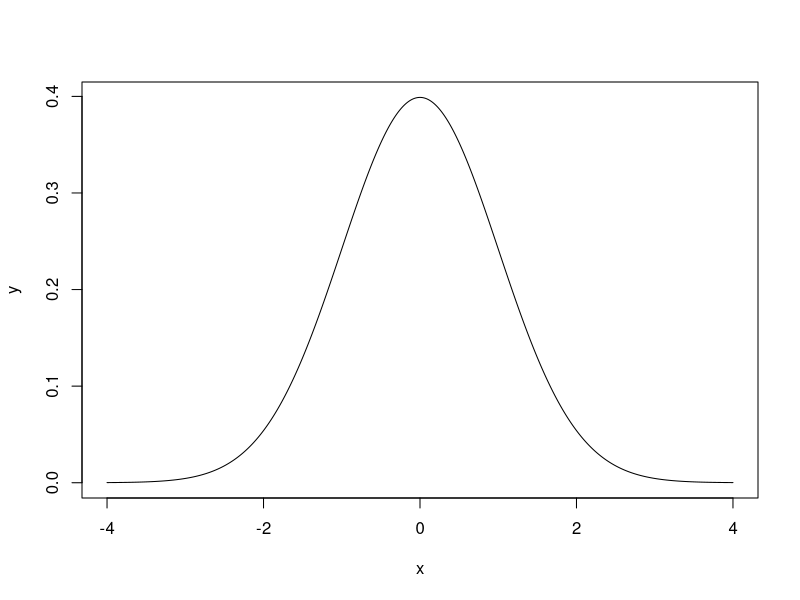
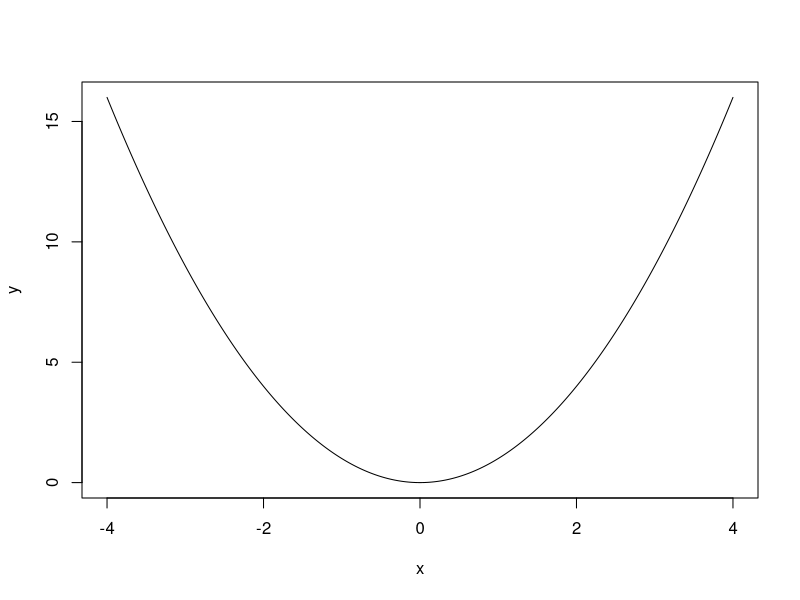
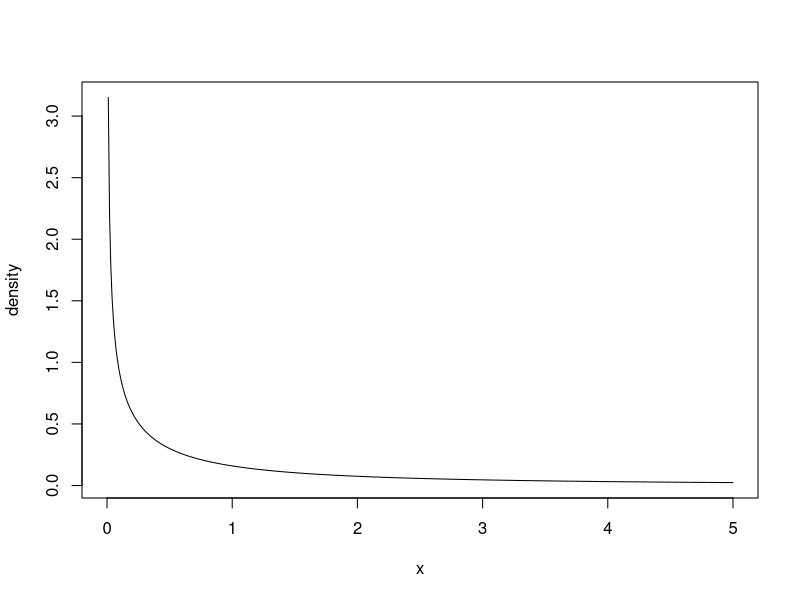
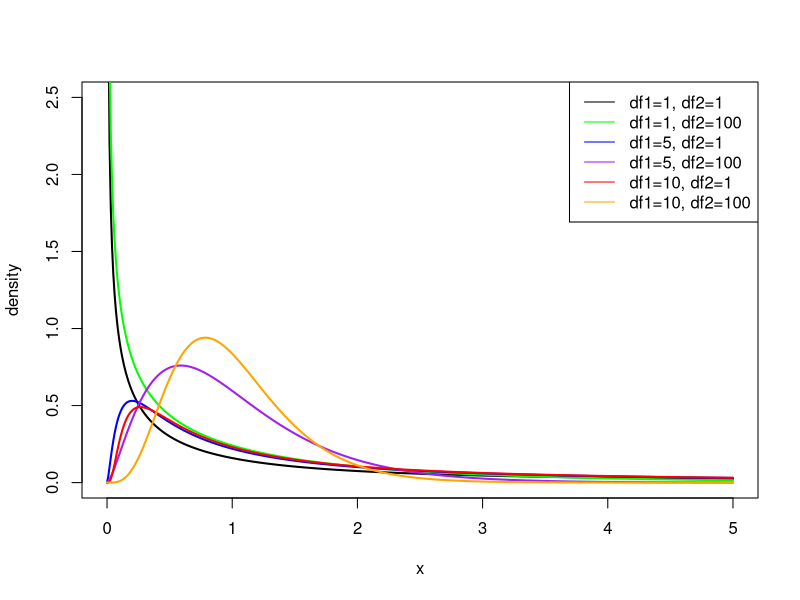
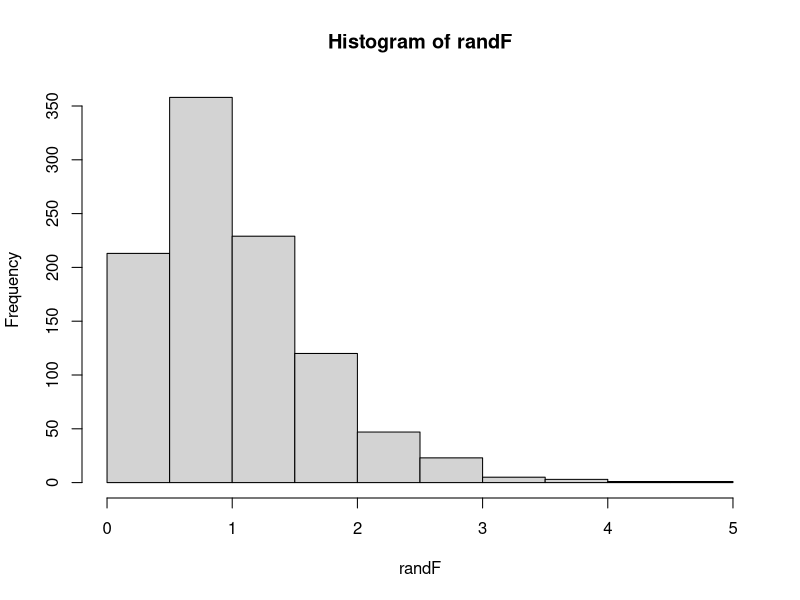
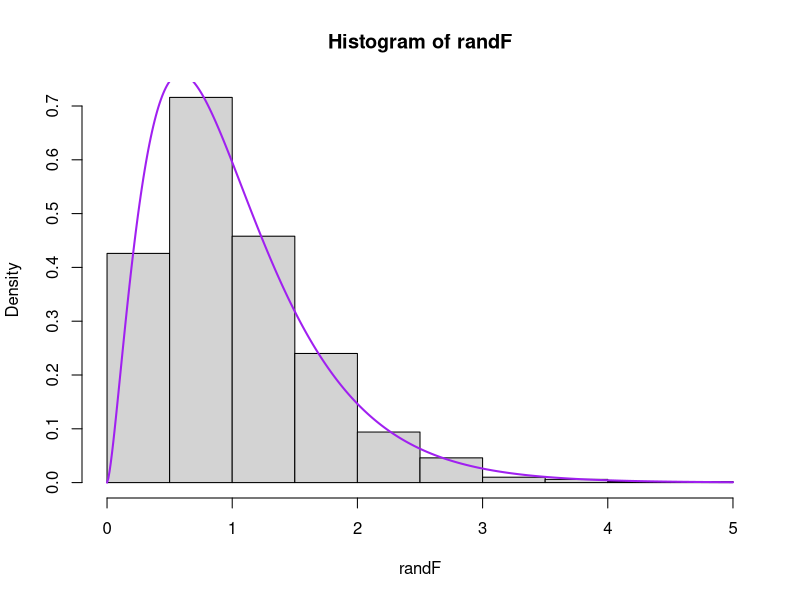
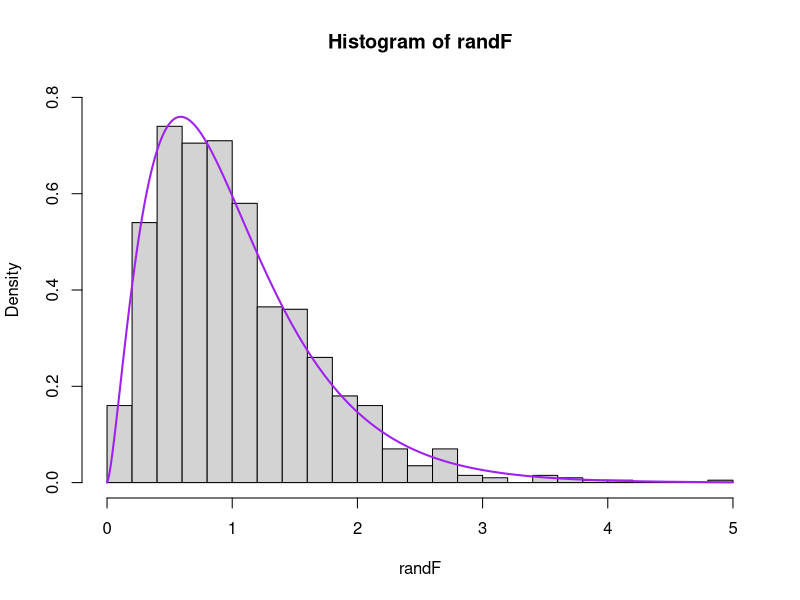
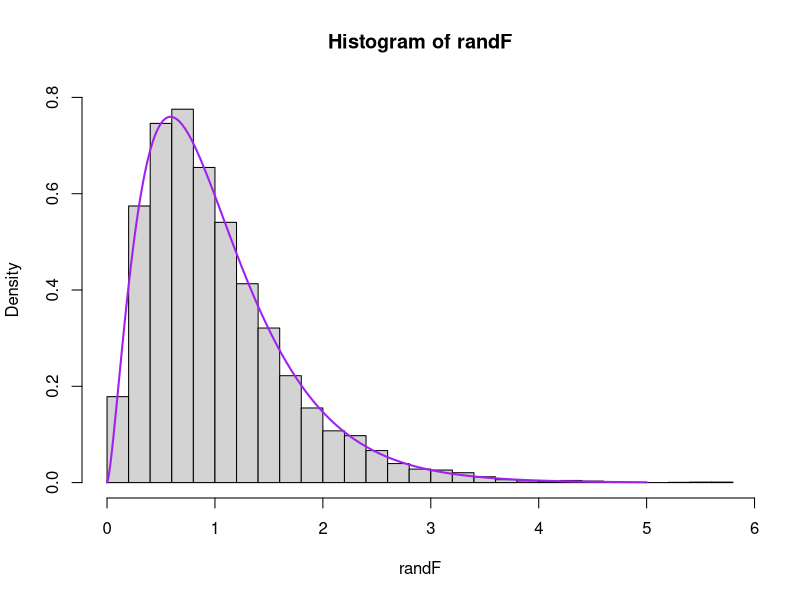

R code for these plots, in order:
## ---- chunk 1
## R demo for Oct 19
## Plotting functions and histograms, F distribution,
## ANOVA tables, F tests, MLR with categorical variables
## ---- chunk 2
# Plotting functions (e.g., probability density functions)
# Create sequence from -4 to 4 increasing 0.01 each time.
x <- seq(-4, 4, 0.01)
head(x)
# Normal probability density function with mean 0, and standard deviation 1.
y <- dnorm(x, 0, 1)
## ---- chunk 3
plot(x, y, type = "l")
## ---- chunk 4
y <- x ^ 2
plot(x, y, type = "l")
## ---- chunk 5
x <- seq(0,5,0.01)
head(x)
# df is degrees of freedom.
# type = "l" is for a smooth curve
plot(
  x,
  y = df(x, df1 = 1, df2 = 1),
  type = "l",
  xlab = "x",
  ylab = "density"
)
# ylim is for the y-axis limits
# lwd is for line width
plot(
  x,
  y = df(x, df1 = 1, df2 = 1),
  type = "l",
  col = "black",
  xlab = "x",
  ylab = "density",
  ylim = c(0, 2.5),
  lwd = 2
)
# Add lines to the existing plot.
lines(
  x,
  y = df(x, df1 = 1, df2 = 100),
  type = "l",
  col = "green",
  lwd = 2
)
lines(
  x,
  y = df(x, df1 = 5, df2 = 1),
  type = "l",
  col = "blue",
  lwd = 2
)
lines(
  x,
  y = df(x, df1 = 5, df2 = 100),
  type = "l",
  col = "purple",
  lwd = 2
)
lines(
  x,
  y = df(x, df1 = 10, df2 = 1),
  type = "l",
  col = "red",
  lwd = 2
)
lines(
  x,
  y = df(x, df1 = 10, df2 = 100),
  type = "l",
  col = "orange",
  lwd = 2
)
# Add a legend to the top-right.
# lty = 1 is for a straight solid line.
legend(
  "topright",
  legend = c(
    "df1=1, df2=1",
    "df1=1, df2=100",
    "df1=5, df2=1",
    "df1=5, df2=100",
    "df1=10, df2=1",
    "df1=10, df2=100"
  ),
  lty = 1,
  col = c("black", "green", "blue", "purple", "red", "orange")
)
## ---- chunk 6
# set.seed allows for exact reproduction.
set.seed(12345678)
randF <- rf(1000, 5, 100)
# Generate histogram for the random numbers with exact.
hist(randF)
# Generate histogram for the random numbers with relative frequency.
# This is normalized, so we can superimpose an F-distribution to it.
hist(randF, freq = FALSE)
# Superimpose an F-distribution on the histogram.
lines(
  x,
  y = df(x, df1 = 5, df2 = 100),
  type = "l",
  col = "purple",
  lwd = 2
)
# Set y-axis limits and more detailed histogram bins using 'breaks = 25'
hist(randF,
     freq = FALSE,
     ylim = c(0, 0.8),
     breaks = 25)
lines(
  x,
  y = df(x, df1 = 5, df2 = 100),
  type = "l",
  col = "purple",
  lwd = 2
)

# Generate more random F-distributions to get closer to the 'true' density.
randF <- rf(10000, 5, 100)
hist(randF,
     freq = FALSE,
     ylim = c(0, 0.8),
     breaks = 25)
lines(
  x,
  y = df(x, df1 = 5, df2 = 100),
  type = "l",
  col = "purple",
  lwd = 2
)
## ---- chunk 7
rocket <- read.csv("csv/rocket.csv")
m1 <- lm(thrust ~ nozzle + propratio, data = rocket)
summary(m1)
# Compare summary with ANOVA table on board from Oct. 5.
anova(m1)
anova(m1)$`Sum Sq`
sum(anova(m1)$`Sum Sq`[1:2])
SSRes <- anova(m1)$`Sum Sq`[3]

# Test of overall significance.
m_red <- lm(thrust ~ 1, data = rocket)
summary(m_red)
anova(m_red)
SSRes_A <- anova(m_red)$`Sum Sq`[1]

# Manually calculate F-statistic.
l <- 2
n <- nrow(rocket)
p <- 2
Fstat <- ((SSRes_A - SSRes) / l) / (SSRes / (n - p - 1))
Fstat
pval <- 1 - pf(Fstat, df1 = l, df2 = n - p - 1)
pval

# Automatically calculate F-statistic.
anova(m1, m_red)$F[2]
## ---- chunk 8
coffee <- read.csv("csv/coffee_arabica.csv")

mfull <-
  lm(
    Flavor ~ factor(Processing.Method) + Aroma + Aftertaste +
      Body + Acidity + Balance + Sweetness + Uniformity + Moisture,
    dat = coffee
  )
summary(mfull)
anova(mfull)
SSRes <- anova(mfull)$`Sum Sq`[10]

# Reduced model without Uniformity and Moisture (beta9=beta10=0):
m_red <-
  lm(
    Flavor ~ factor(Processing.Method) + Aroma + Aftertaste +
      Body + Acidity + Balance + Sweetness,
    dat = coffee
  )
summary(m_red)
anova(m_red)
SSRes_A <- anova(m_red)$`Sum Sq`[8]

# Manually calculate F-statistic.
l <- 2
n <- nrow(coffee)
p <- 10
Fstat <- ((SSRes_A - SSRes) / l) / (SSRes / (n - p - 1))
Fstat
pval <- 1 - pf(Fstat, df1 = l, df2 = n - p - 1)
pval

# Automatically calculate F-statistic.
anova(mfull, m_red)$F[2]

# Reduced model without Uniformity and Moisture and
# setting effect of Dry = Semi (beta1=beta9=beta10=0)
# 1 = wet, 0 otherwise
coffee$method2 <- ifelse(coffee$Processing.Method %in%
                           c('Natural / Dry', 'Semi-washed / Semi-pulped'),
                         0,
                         1)
# 1 = semi/dry, 0 o.w
coffee$wet <-
  ifelse(coffee$Processing.Method == 'Washed / Wet', 0, 1)

m_red2 <- lm(Flavor ~ method2 + Aroma + Aftertaste +
               Body + Acidity + Balance + Sweetness,
             dat = coffee)
summary(m_red2)
anova(m_red2)
SSRes_A <- anova(m_red2)$`Sum Sq`[8]

## Manually calculate F-statistic.
l <- 3
n <- nrow(coffee)
p <- 10
Fstat <- ((SSRes_A - SSRes) / l) / (SSRes / (n - p - 1))
Fstat
pval <- 1 - pf(Fstat, df1 = l, df2 = n - p - 1)
pval

# Automatically calculate F-statistic.
anova(mfull, m_red2)$F[2]
